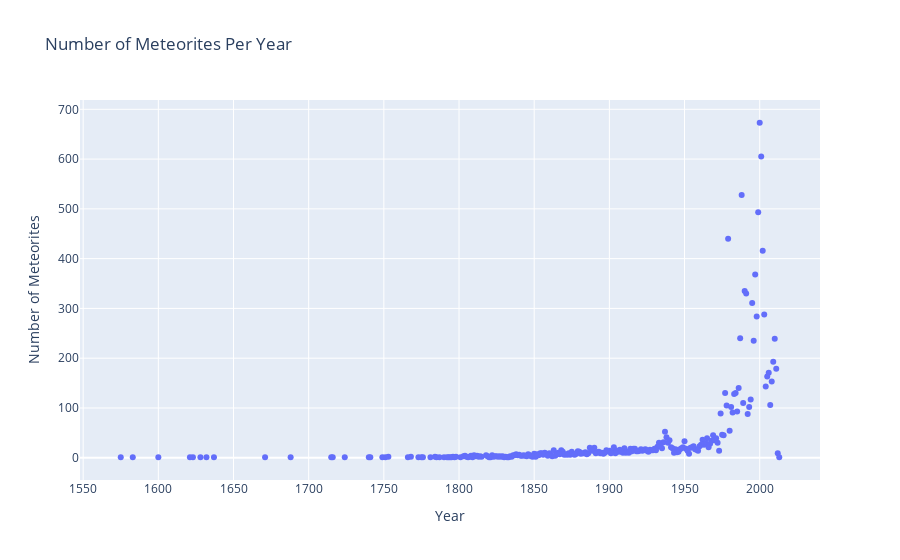

Source (notebook cell):
### Code cell
filter_old = filtered_meteorites['Year'] > 1574
filtered_meteorites_per_year = filtered_meteorites[filter_old]
filtered_meteorites_per_year = filtered_meteorites_per_year['Year'].value_counts()
print(filtered_meteorites_per_year)
fig = px.scatter(filtered_meteorites_per_year,title="Number of Meteorites Per Year",
labels={
    "index": "Year",
    "value": "Number of Meteorites",
    "text": "hello"
}
)
fig.update_layout(showlegend=False)
fig.show()

### Figure 1 — Plotly figure (JSON) as saved in the notebook; plotly's stock layout.template omitted (floating-point values rounded to 4 significant figures; data arrays with more than 128 entries replaced by an {"elided": "..."} marker saying what was removed)
{"data": [{"hovertemplate": "variable=Year<br>Year=%{x}<br>Number of Meteorites=%{y}<extra></extra>", "legendgroup": "Year", "marker": {"color": "#636efa", "symbol": "circle"}, "mode": "markers", "name": "Year", "orientation": "v", "showlegend": true, "type": "scatter", "x": {"elided": "245 int values"}, "xaxis": "x", "y": {"elided": "245 int values"}, "yaxis": "y"}], "layout": {"legend": {"title": {"text": "variable"}, "tracegroupgap": 0}, "showlegend": false, "title": {"text": "Number of Meteorites Per Year"}, "xaxis": {"anchor": "y", "domain": [0, 1], "title": {"text": "Year"}}, "yaxis": {"anchor": "x", "domain": [0, 1], "title": {"text": "Number of Meteorites"}}}}
